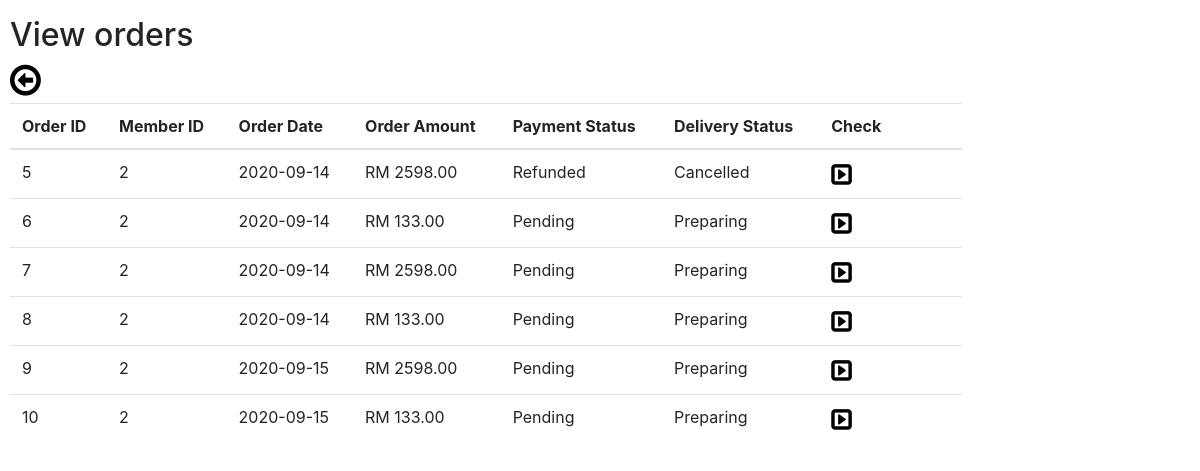
The page /webAssignment/view_orders.php (signed in) on the database its author committed.
### tables this page shows
CREATE TABLE `customer_order` (
  `order_id` int(4) NOT NULL,
  `member_id` varchar(5) NOT NULL,
  `order_date` date NOT NULL,
  `amount` float NOT NULL,
  `payment_status` text NOT NULL,
  `delivery_status` text
);

### webAssignment/view_orders.php (the view, shortened to what this page needs)
<html>
    <head>
        <?php include'links.php'; ?>
        <link rel="stylesheet" href="https://cdnjs.cloudflare.com/ajax/libs/font-awesome/4.7.0/css/font-awesome.min.css">
        <link rel="stylesheet" href="https://cdnjs.cloudflare.com/ajax/libs/font-awesome/4.7.0/css/font-awesome.min.css">
    </head>
    <body>
        <?php
        require_once 'config.php';
        $sql="SELECT * from customer_order";
        $orderArray = mysqli_query($link, $sql);
        ?>
        <div style="margin-left: 10px;">
        <h2>View orders</h2>
        <div style="margin-bottom: 5px;">
            <a href="welcome_admin.php"><i class="fa fa-arrow-circle-o-left" style="font-size:36px; color: black;"></i></a>
        </div>
        <table class="table" style="width:80%">
            <thead>
                <tr><th>Order ID</th><th>Member ID</th><th>Order Date</th><th>Order Amount</th><th>Payment Status</th><th>Delivery Status</th><th width='15%'>Check</th></tr>
            </thead>
            <tbody>
          <?php
            while ($row = $orderArray->fetch_assoc())
                {
                echo "<tr>"
                    ."<td>{$row['order_id']}</td>"
                    ."<td>{$row['member_id']}</td>"
                    ."<td>{$row['order_date']}</td>"
                    ."<td>","RM ",number_format((float)$row['amount'],2,'.',''),"</td>"
                    ."<td>{$row['payment_status']}</td>"
                    ."<td>{$row['delivery_status']}</td>"
                    ."<td><a href='updateStatus.php?oid={$row['order_id']}'><i style='font-size:24px; color:black;' class='fa'>&#xf152;</i><a></td></tr>";
            }
            ?>
            </tbody></table>
        </div>
    </body>
</html>

### webAssignment/assets/css/homepage.css (style rules this page uses)
body { padding-top: 1rem; }

### webAssignment/view_orders.php (style rules this page uses)
body { background-image: url('image/adminWallpaper.jpg'); background-repeat: no-repeat; background-attachment: fixed; background-size: 100% 100%; }

### rows shown on the page
customer_order: order_id "5", member "2", order_date "2020-09-14", amount "2598.00", payment_status "Refunded", delivery_status "Cancelled"
customer_order: order_id "6", member "2", order_date "2020-09-14", amount "133.00", payment_status "Pending", delivery_status "Preparing"
customer_order: order_id "7", member "2", order_date "2020-09-14", amount "2598.00", payment_status "Pending", delivery_status "Preparing"
customer_order: order_id "8", member "2", order_date "2020-09-14", amount "133.00", payment_status "Pending", delivery_status "Preparing"
customer_order: order_id "9", member "2", order_date "2020-09-15", amount "2598.00", payment_status "Pending", delivery_status "Preparing"
customer_order: order_id "10", member "2", order_date "2020-09-15", amount "133.00", payment_status "Pending", delivery_status "Preparing"
